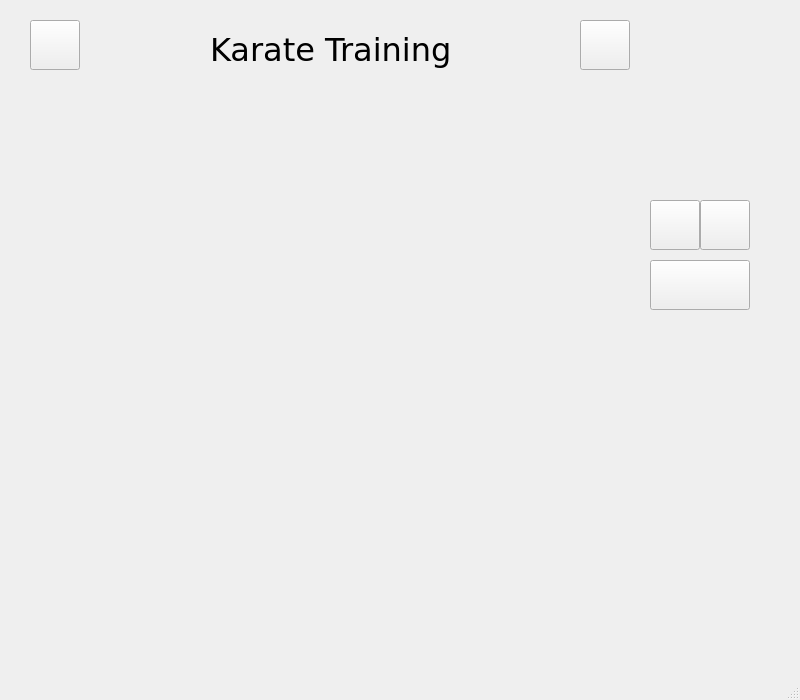
<?xml version="1.0" encoding="UTF-8"?>
<ui version="4.0">
 <class>karate_training</class>
 <widget class="QMainWindow" name="karate_training">
  <property name="geometry">
   <rect>
    <x>0</x>
    <y>0</y>
    <width>800</width>
    <height>700</height>
   </rect>
  </property>
  <property name="windowTitle">
   <string>Karate Training</string>
  </property>
  <widget class="QWidget" name="centralwidget">
   <widget class="QLabel" name="title">
    <property name="geometry">
     <rect>
      <x>210</x>
      <y>25</y>
      <width>600</width>
      <height>50</height>
     </rect>
    </property>
    <property name="font">
     <font>
      <family>Verdana</family>
      <pointsize>24</pointsize>
     </font>
    </property>
    <property name="text">
     <string>Karate Training</string>
    </property>
   </widget>
   <widget class="QPushButton" name="back">
    <property name="geometry">
     <rect>
      <x>30</x>
      <y>20</y>
      <width>50</width>
      <height>50</height>
     </rect>
    </property>
    <property name="text">
     <string/>
    </property>
    <property name="icon">
     <iconset>
      <normaloff>../assets/arrow_back.png</normaloff>../assets/arrow_back.png</iconset>
    </property>
    <property name="iconSize">
     <size>
      <width>50</width>
      <height>50</height>
     </size>
    </property>
   </widget>
   <widget class="QPushButton" name="profile">
    <property name="geometry">
     <rect>
      <x>580</x>
      <y>20</y>
      <width>50</width>
      <height>50</height>
     </rect>
    </property>
    <property name="text">
     <string/>
    </property>
    <property name="icon">
     <iconset>
      <normaloff>../assets/account_circle.png</normaloff>../assets/account_circle.png</iconset>
    </property>
    <property name="iconSize">
     <size>
      <width>50</width>
      <height>50</height>
     </size>
    </property>
   </widget>
   <widget class="QPushButton" name="play">
    <property name="geometry">
     <rect>
      <x>650</x>
      <y>200</y>
      <width>50</width>
      <height>50</height>
     </rect>
    </property>
    <property name="text">
     <string/>
    </property>
    <property name="icon">
     <iconset>
      <normaloff>../assets/play_circle.png</normaloff>../assets/play_circle.png</iconset>
    </property>
    <property name="iconSize">
     <size>
      <width>50</width>
      <height>50</height>
     </size>
    </property>
   </widget>
   <widget class="QPushButton" name="pause">
    <property name="geometry">
     <rect>
      <x>700</x>
      <y>200</y>
      <width>50</width>
      <height>50</height>
     </rect>
    </property>
    <property name="text">
     <string/>
    </property>
    <property name="icon">
     <iconset>
      <normaloff>../assets/pause_circle.png</normaloff>../assets/pause_circle.png</iconset>
    </property>
    <property name="iconSize">
     <size>
      <width>50</width>
      <height>50</height>
     </size>
    </property>
   </widget>
   <widget class="QPushButton" name="stop">
    <property name="geometry">
     <rect>
      <x>650</x>
      <y>260</y>
      <width>100</width>
      <height>50</height>
     </rect>
    </property>
    <property name="text">
     <string/>
    </property>
    <property name="icon">
     <iconset>
      <normaloff>../assets/stop_circle.png</normaloff>../assets/stop_circle.png</iconset>
    </property>
    <property name="iconSize">
     <size>
      <width>50</width>
      <height>50</height>
     </size>
    </property>
   </widget>
  </widget>
  <widget class="QStatusBar" name="statusbar">
   <property name="enabled">
    <bool>false</bool>
   </property>
   <property name="sizeGripEnabled">
    <bool>true</bool>
   </property>
  </widget>
 </widget>
 <resources/>
 <connections/>
</ui>
